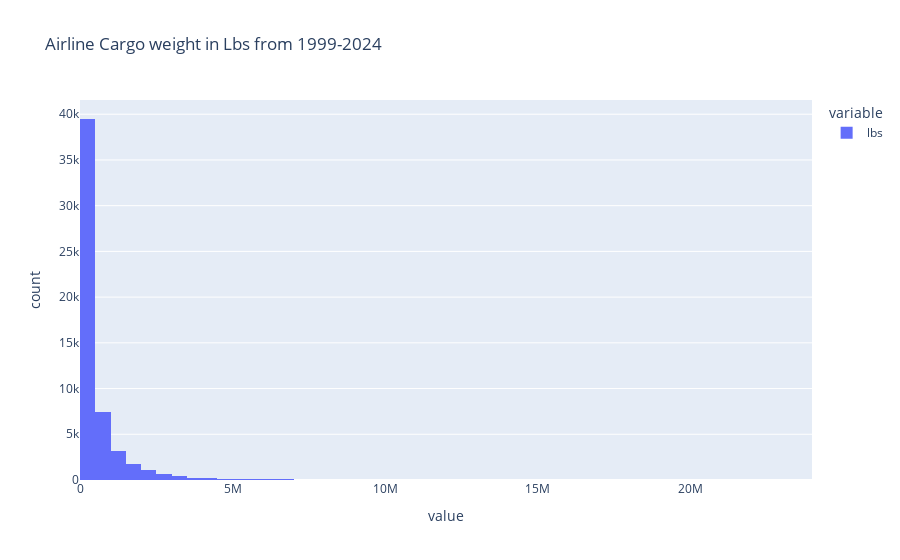

Notebook cell for this chart:
### Code cell
## using plotly
px.histogram(selected_df.lbs, nbins=50, title='Airline Cargo weight in Lbs from 1999-2024')

### Figure 1 — Plotly figure (JSON) as saved in the notebook; plotly's stock layout.template omitted (floating-point values rounded to 4 significant figures; data arrays with more than 128 entries replaced by an {"elided": "..."} marker saying what was removed)
{"data": [{"alignmentgroup": "True", "bingroup": "x", "hovertemplate": "variable=lbs<br>value=%{x}<br>count=%{y}<extra></extra>", "legendgroup": "lbs", "marker": {"color": "#636efa", "pattern": {"shape": ""}}, "name": "lbs", "nbinsx": 50, "offsetgroup": "lbs", "orientation": "v", "showlegend": true, "type": "histogram", "x": {"elided": "55038 int values"}, "xaxis": "x", "yaxis": "y"}], "layout": {"barmode": "relative", "legend": {"title": {"text": "variable"}, "tracegroupgap": 0}, "title": {"text": "Airline Cargo weight in Lbs from 1999-2024"}, "xaxis": {"anchor": "y", "domain": [0, 1], "title": {"text": "value"}}, "yaxis": {"anchor": "x", "domain": [0, 1], "title": {"text": "count"}}}}
